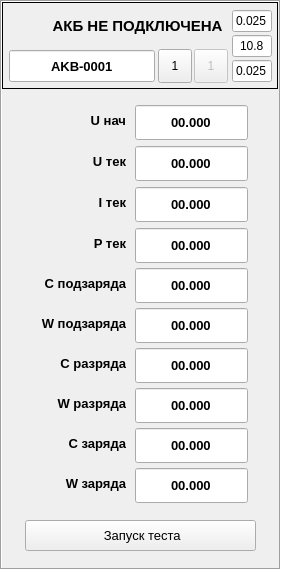
   <widget class="QFrame" name="frm_ch1">
    <property name="enabled">
     <bool>true</bool>
    </property>
    <property name="geometry">
     <rect>
      <x>10</x>
      <y>60</y>
      <width>281</width>
      <height>570</height>
     </rect>
    </property>
    <property name="frameShape">
     <enum>QFrame::Shape::Box</enum>
    </property>
    <property name="frameShadow">
     <enum>QFrame::Shadow::Sunken</enum>
    </property>
    <widget class="QLabel" name="lbl_ico_ch1">
     <property name="geometry">
      <rect>
       <x>6</x>
       <y>6</y>
       <width>41</width>
       <height>41</height>
      </rect>
     </property>
     <property name="font">
      <font>
       <family>Segoe UI</family>
       <pointsize>11</pointsize>
       <bold>true</bold>
       <strikeout>false</strikeout>
       <kerning>true</kerning>
      </font>
     </property>
     <property name="autoFillBackground">
      <bool>false</bool>
     </property>
     <property name="styleSheet">
      <string notr="true"/>
     </property>
     <property name="frameShape">
      <enum>QFrame::Shape::NoFrame</enum>
     </property>
     <property name="frameShadow">
      <enum>QFrame::Shadow::Plain</enum>
     </property>
     <property name="text">
      <string/>
     </property>
     <property name="textFormat">
      <enum>Qt::TextFormat::AutoText</enum>
     </property>
     <property name="pixmap">
      <pixmap resource="res.qrc">:/ICO/N1_36.png</pixmap>
     </property>
     <property name="scaledContents">
      <bool>false</bool>
     </property>
     <property name="alignment">
      <set>Qt::AlignmentFlag::AlignCenter</set>
     </property>
     <property name="openExternalLinks">
      <bool>false</bool>
     </property>
     <property name="textInteractionFlags">
      <set>Qt::TextInteractionFlag::NoTextInteraction</set>
     </property>
     <property name="buddy">
      <cstring></cstring>
     </property>
    </widget>
    <widget class="QLabel" name="lbl_003">
     <property name="geometry">
      <rect>
       <x>15</x>
       <y>112</y>
       <width>111</width>
       <height>16</height>
      </rect>
     </property>
     <property name="font">
      <font>
       <pointsize>10</pointsize>
       <bold>true</bold>
      </font>
     </property>
     <property name="text">
      <string>U нач</string>
     </property>
     <property name="alignment">
      <set>Qt::AlignmentFlag::AlignRight|Qt::AlignmentFlag::AlignTrailing|Qt::AlignmentFlag::AlignVCenter</set>
     </property>
    </widget>
    <widget class="QLineEdit" name="u_start_ch1">
     <property name="geometry">
      <rect>
       <x>135</x>
       <y>105</y>
       <width>113</width>
       <height>35</height>
      </rect>
     </property>
     <property name="font">
      <font>
       <pointsize>10</pointsize>
       <bold>true</bold>
      </font>
     </property>
     <property name="statusTip">
      <string>Стартовое напряжение, V</string>
     </property>
     <property name="text">
      <string>00.000</string>
     </property>
     <property name="alignment">
      <set>Qt::AlignmentFlag::AlignCenter</set>
     </property>
     <property name="readOnly">
      <bool>true</bool>
     </property>
     <property name="channel" stdset="0">
      <string>ch1</string>
     </property>
    </widget>
    <widget class="QLabel" name="lbl_004">
     <property name="geometry">
      <rect>
       <x>15</x>
       <y>153</y>
       <width>111</width>
       <height>16</height>
      </rect>
     </property>
     <property name="font">
      <font>
       <pointsize>10</pointsize>
       <bold>true</bold>
      </font>
     </property>
     <property name="text">
      <string>U тек</string>
     </property>
     <property name="alignment">
      <set>Qt::AlignmentFlag::AlignRight|Qt::AlignmentFlag::AlignTrailing|Qt::AlignmentFlag::AlignVCenter</set>
     </property>
    </widget>
    <widget class="QLineEdit" name="u_current_ch1">
     <property name="geometry">
      <rect>
       <x>135</x>
       <y>146</y>
       <width>113</width>
       <height>35</height>
      </rect>
     </property>
     <property name="font">
      <font>
       <pointsize>10</pointsize>
       <bold>true</bold>
      </font>
     </property>
     <property name="statusTip">
      <string>Текущее напряжение, V</string>
     </property>
     <property name="text">
      <string>00.000</string>
     </property>
     <property name="alignment">
      <set>Qt::AlignmentFlag::AlignCenter</set>
     </property>
     <property name="readOnly">
      <bool>true</bool>
     </property>
     <property name="channel" stdset="0">
      <string>ch1</string>
     </property>
    </widget>
    <widget class="QLabel" name="lbl_005">
     <property name="geometry">
      <rect>
       <x>15</x>
       <y>194</y>
       <width>111</width>
       <height>16</height>
      </rect>
     </property>
     <property name="font">
      <font>
       <pointsize>10</pointsize>
       <bold>true</bold>
      </font>
     </property>
     <property name="text">
      <string>I тек</string>
     </property>
     <property name="alignment">
      <set>Qt::AlignmentFlag::AlignRight|Qt::AlignmentFlag::AlignTrailing|Qt::AlignmentFlag::AlignVCenter</set>
     </property>
    </widget>
    <widget class="QLineEdit" name="i_current_ch1">
     <property name="geometry">
      <rect>
       <x>135</x>
       <y>187</y>
       <width>113</width>
       <height>35</height>
      </rect>
     </property>
     <property name="font">
      <font>
       <pointsize>10</pointsize>
       <bold>true</bold>
      </font>
     </property>
     <property name="statusTip">
      <string>Текущий ток зарядки, A</string>
     </property>
     <property name="text">
      <string>00.000</string>
     </property>
     <property name="alignment">
      <set>Qt::AlignmentFlag::AlignCenter</set>
     </property>
     <property name="readOnly">
      <bool>true</bool>
     </property>
     <property name="channel" stdset="0">
      <string>ch1</string>
     </property>
    </widget>
    <widget class="QLabel" name="lbl_006">
     <property name="geometry">
      <rect>
       <x>15</x>
       <y>235</y>
       <width>111</width>
       <height>16</height>
      </rect>
     </property>
     <property name="font">
      <font>
       <pointsize>10</pointsize>
       <bold>true</bold>
      </font>
     </property>
     <property name="text">
      <string>P тек</string>
     </property>
     <property name="alignment">
      <set>Qt::AlignmentFlag::AlignRight|Qt::AlignmentFlag::AlignTrailing|Qt::AlignmentFlag::AlignVCenter</set>
     </property>
    </widget>
    <widget class="QLineEdit" name="p_current_ch1">
     <property name="geometry">
      <rect>
       <x>135</x>
       <y>228</y>
       <width>113</width>
       <height>35</height>
      </rect>
     </property>
     <property name="font">
      <font>
       <pointsize>10</pointsize>
       <bold>true</bold>
      </font>
     </property>
     <property name="statusTip">
      <string>Текущая мощность зарядки, W</string>
     </property>
     <property name="text">
      <string>00.000</string>
     </property>
     <property name="alignment">
      <set>Qt::AlignmentFlag::AlignCenter</set>
     </property>
     <property name="readOnly">
      <bool>true</bool>
     </property>
     <property name="channel" stdset="0">
      <string>ch1</string>
     </property>
    </widget>
    <widget class="QLabel" name="lbl_007">
     <property name="geometry">
      <rect>
       <x>15</x>
       <y>275</y>
       <width>111</width>
       <height>16</height>
      </rect>
     </property>
     <property name="font">
      <font>
       <pointsize>10</pointsize>
       <bold>true</bold>
      </font>
     </property>
     <property name="text">
      <string>C подзаряда</string>
     </property>
     <property name="alignment">
      <set>Qt::AlignmentFlag::AlignRight|Qt::AlignmentFlag::AlignTrailing|Qt::AlignmentFlag::AlignVCenter</set>
     </property>
    </widget>
    <widget class="QLabel" name="lbl_009">
     <property name="geometry">
      <rect>
       <x>15</x>
       <y>355</y>
       <width>111</width>
       <height>16</height>
      </rect>
     </property>
     <property name="font">
      <font>
       <pointsize>10</pointsize>
       <bold>true</bold>
      </font>
     </property>
     <property name="text">
      <string>C разряда</string>
     </property>
     <property name="alignment">
      <set>Qt::AlignmentFlag::AlignRight|Qt::AlignmentFlag::AlignTrailing|Qt::AlignmentFlag::AlignVCenter</set>
     </property>
    </widget>
    <widget class="QLineEdit" name="w_discharge_ch1">
     <property name="geometry">
      <rect>
       <x>135</x>
       <y>388</y>
       <width>113</width>
       <height>35</height>
      </rect>
     </property>
     <property name="font">
      <font>
       <pointsize>10</pointsize>
       <bold>true</bold>
      </font>
     </property>
     <property name="statusTip">
      <string>Набранная мощность разряда, Wh</string>
     </property>
     <property name="text">
      <string>00.000</string>
     </property>
     <property name="alignment">
      <set>Qt::AlignmentFlag::AlignCenter</set>
     </property>
     <property name="readOnly">
      <bool>true</bool>
     </property>
     <property name="channel" stdset="0">
      <string>ch1</string>
     </property>
    </widget>
    <widget class="QLineEdit" name="c_charge_ch1">
     <property name="geometry">
      <rect>
       <x>135</x>
       <y>428</y>
       <width>113</width>
       <height>35</height>
      </rect>
     </property>
     <property name="font">
      <font>
       <pointsize>10</pointsize>
       <bold>true</bold>
      </font>
     </property>
     <property name="statusTip">
      <string>Набранная ёмкость заряда, Ah</string>
     </property>
     <property name="text">
      <string>00.000</string>
     </property>
     <property name="alignment">
      <set>Qt::AlignmentFlag::AlignCenter</set>
     </property>
     <property name="readOnly">
      <bool>true</bool>
     </property>
     <property name="channel" stdset="0">
      <string>ch1</string>
     </property>
    </widget>
    <widget class="QLineEdit" name="c_recharge_ch1">
     <property name="geometry">
      <rect>
       <x>135</x>
       <y>268</y>
       <width>113</width>
       <height>35</height>
      </rect>
     </property>
     <property name="font">
      <font>
       <pointsize>10</pointsize>
       <bold>true</bold>
      </font>
     </property>
     <property name="statusTip">
      <string>Набранная ёмкость подзаряда, Ah</string>
     </property>
     <property name="text">
      <string>00.000</string>
     </property>
     <property name="alignment">
      <set>Qt::AlignmentFlag::AlignCenter</set>
     </property>
     <property name="readOnly">
      <bool>true</bool>
     </property>
     <property name="channel" stdset="0">
      <string>ch1</string>
     </property>
    </widget>
    <widget class="QLabel" name="lbl_011">
     <property name="geometry">
      <rect>
       <x>15</x>
       <y>435</y>
       <width>111</width>
       <height>16</height>
      </rect>
     </property>
     <property name="font">
      <font>
       <pointsize>10</pointsize>
       <bold>true</bold>
      </font>
     </property>
     <property name="styleSheet">
      <string notr="true"/>
     </property>
     <property name="text">
      <string>C заряда</string>
     </property>
     <property name="alignment">
      <set>Qt::AlignmentFlag::AlignRight|Qt::AlignmentFlag::AlignTrailing|Qt::AlignmentFlag::AlignVCenter</set>
     </property>
    </widget>
    <widget class="QLabel" name="lbl_010">
     <property name="geometry">
      <rect>
       <x>15</x>
       <y>395</y>
       <width>111</width>
       <height>16</height>
      </rect>
     </property>
     <property name="font">
      <font>
       <pointsize>10</pointsize>
       <bold>true</bold>
      </font>
     </property>
     <property name="text">
      <string>W разряда</string>
     </property>
     <property name="alignment">
      <set>Qt::AlignmentFlag::AlignRight|Qt::AlignmentFlag::AlignTrailing|Qt::AlignmentFlag::AlignVCenter</set>
     </property>
    </widget>
    <widget class="QLabel" name="lbl_012">
     <property name="geometry">
      <rect>
       <x>15</x>
       <y>475</y>
       <width>111</width>
       <height>16</height>
      </rect>
     </property>
     <property name="font">
      <font>
       <pointsize>10</pointsize>
       <bold>true</bold>
      </font>
     </property>
     <property name="text">
      <string>W заряда</string>
     </property>
     <property name="alignment">
      <set>Qt::AlignmentFlag::AlignRight|Qt::AlignmentFlag::AlignTrailing|Qt::AlignmentFlag::AlignVCenter</set>
     </property>
    </widget>
    <widget class="QLineEdit" name="c_discharge_ch1">
     <property name="geometry">
      <rect>
       <x>135</x>
       <y>348</y>
       <width>113</width>
       <height>35</height>
      </rect>
     </property>
     <property name="font">
      <font>
       <pointsize>10</pointsize>
       <bold>true</bold>
      </font>
     </property>
     <property name="statusTip">
      <string>Набранная ёмкость разряда, Ah</string>
     </property>
     <property name="text">
      <string>00.000</string>
     </property>
     <property name="alignment">
      <set>Qt::AlignmentFlag::AlignCenter</set>
     </property>
     <property name="readOnly">
      <bool>true</bool>
     </property>
     <property name="channel" stdset="0">
      <string>ch1</string>
     </property>
    </widget>
    <widget class="QLabel" name="lbl_008">
     <property name="geometry">
      <rect>
       <x>15</x>
       <y>315</y>
       <width>111</width>
       <height>16</height>
      </rect>
     </property>
     <property name="font">
      <font>
       <pointsize>10</pointsize>
       <bold>true</bold>
      </font>
     </property>
     <property name="text">
      <string>W подзаряда</string>
     </property>
     <property name="alignment">
      <set>Qt::AlignmentFlag::AlignRight|Qt::AlignmentFlag::AlignTrailing|Qt::AlignmentFlag::AlignVCenter</set>
     </property>
    </widget>
    <widget class="QLineEdit" name="w_recharge_ch1">
     <property name="geometry">
      <rect>
       <x>135</x>
       <y>308</y>
       <width>113</width>
       <height>35</height>
      </rect>
     </property>
     <property name="font">
      <font>
       <pointsize>10</pointsize>
       <bold>true</bold>
      </font>
     </property>
     <property name="statusTip">
      <string>Набранная мощность подзаряда, Wh</string>
     </property>
     <property name="text">
      <string>00.000</string>
     </property>
     <property name="alignment">
      <set>Qt::AlignmentFlag::AlignCenter</set>
     </property>
     <property name="readOnly">
      <bool>true</bool>
     </property>
     <property name="channel" stdset="0">
      <string>ch1</string>
     </property>
    </widget>
    <widget class="QLineEdit" name="w_charge_ch1">
     <property name="geometry">
      <rect>
       <x>135</x>
       <y>468</y>
       <width>113</width>
       <height>35</height>
      </rect>
     </property>
     <property name="font">
      <font>
       <pointsize>10</pointsize>
       <bold>true</bold>
      </font>
     </property>
     <property name="statusTip">
      <string>Набранная мощность заряда, Wh</string>
     </property>
     <property name="text">
      <string>00.000</string>
     </property>
     <property name="alignment">
      <set>Qt::AlignmentFlag::AlignCenter</set>
     </property>
     <property name="readOnly">
      <bool>true</bool>
     </property>
     <property name="channel" stdset="0">
      <string>ch1</string>
     </property>
    </widget>
    <widget class="QPushButton" name="btn_start_test_ch1">
     <property name="geometry">
      <rect>
       <x>25</x>
       <y>520</y>
       <width>231</width>
       <height>31</height>
      </rect>
     </property>
     <property name="font">
      <font>
       <pointsize>10</pointsize>
      </font>
     </property>
     <property name="statusTip">
      <string>Запуск теста АКБ в канале 1</string>
     </property>
     <property name="text">
      <string> Запуск теста</string>
     </property>
     <property name="icon">
      <iconset resource="res.qrc">
       <normaloff>:/ICO/Zap24.png</normaloff>:/ICO/Zap24.png</iconset>
     </property>
     <property name="channel" stdset="0">
      <number>1</number>
     </property>
    </widget>
    <widget class="QLabel" name="lbl_status_ch1">
     <property name="geometry">
      <rect>
       <x>47</x>
       <y>10</y>
       <width>181</width>
       <height>32</height>
      </rect>
     </property>
     <property name="font">
      <font>
       <family>Segoe UI</family>
       <pointsize>11</pointsize>
       <bold>true</bold>
       <strikeout>false</strikeout>
       <kerning>true</kerning>
      </font>
     </property>
     <property name="statusTip">
      <string>Статус канала 1</string>
     </property>
     <property name="autoFillBackground">
      <bool>false</bool>
     </property>
     <property name="styleSheet">
      <string notr="true"/>
     </property>
     <property name="frameShape">
      <enum>QFrame::Shape::NoFrame</enum>
     </property>
     <property name="frameShadow">
      <enum>QFrame::Shadow::Plain</enum>
     </property>
     <property name="text">
      <string>АКБ НЕ ПОДКЛЮЧЕНА</string>
     </property>
     <property name="alignment">
      <set>Qt::AlignmentFlag::AlignCenter</set>
     </property>
     <property name="buddy">
      <cstring></cstring>
     </property>
    </widget>
    <widget class="QFrame" name="frm_back_ch1">
     <property name="geometry">
      <rect>
       <x>2</x>
       <y>2</y>
       <width>276</width>
       <height>87</height>
      </rect>
     </property>
     <property name="frameShape">
      <enum>QFrame::Shape::Panel</enum>
     </property>
     <property name="frameShadow">
      <enum>QFrame::Shadow::Plain</enum>
     </property>
     <widget class="QToolButton" name="btn_write_settings_ch1">
      <property name="enabled">
       <bool>false</bool>
      </property>
      <property name="geometry">
       <rect>
        <x>192</x>
        <y>47</y>
        <width>34</width>
        <height>34</height>
       </rect>
      </property>
      <property name="statusTip">
       <string>Записать настройки канала 1</string>
      </property>
      <property name="text">
       <string>1</string>
      </property>
      <property name="icon">
       <iconset resource="res.qrc">
        <normaloff>:/ICO/Sign_out16.png</normaloff>:/ICO/Sign_out16.png</iconset>
      </property>
     </widget>
     <widget class="QLineEdit" name="edit_number_ch1">
      <property name="geometry">
       <rect>
        <x>7</x>
        <y>48</y>
        <width>146</width>
        <height>32</height>
       </rect>
      </property>
      <property name="font">
       <font>
        <pointsize>10</pointsize>
        <bold>true</bold>
       </font>
      </property>
      <property name="statusTip">
       <string>Инвентарный номер АКБ канала 1</string>
      </property>
      <property name="text">
       <string>AKB-0001</string>
      </property>
      <property name="alignment">
       <set>Qt::AlignmentFlag::AlignCenter</set>
      </property>
     </widget>
     <widget class="QToolButton" name="btn_read_settings_ch1">
      <property name="geometry">
       <rect>
        <x>156</x>
        <y>47</y>
        <width>34</width>
        <height>34</height>
       </rect>
      </property>
      <property name="toolTip">
       <string/>
      </property>
      <property name="statusTip">
       <string>Прочитать настройки канала 1</string>
      </property>
      <property name="autoFillBackground">
       <bool>false</bool>
      </property>
      <property name="text">
       <string>1</string>
      </property>
      <property name="icon">
       <iconset resource="res.qrc">
        <normaloff>:/ICO/Sign_in16.png</normaloff>:/ICO/Sign_in16.png</iconset>
      </property>
     </widget>
     <widget class="QLineEdit" name="edit_i_stop_charge_ch1">
      <property name="geometry">
       <rect>
        <x>230</x>
        <y>58</y>
        <width>40</width>
        <height>22</height>
       </rect>
      </property>
      <property name="statusTip">
       <string>Установить значение стопового тока разрядки в канале 1</string>
      </property>
      <property name="inputMask">
       <string>0.000</string>
      </property>
      <property name="text">
       <string>0.025</string>
      </property>
      <property name="alignment">
       <set>Qt::AlignmentFlag::AlignCenter</set>
      </property>
     </widget>
     <widget class="QLineEdit" name="edit_u_stop_discharge_ch1">
      <property name="geometry">
       <rect>
        <x>230</x>
        <y>33</y>
        <width>40</width>
        <height>22</height>
       </rect>
      </property>
      <property name="statusTip">
       <string>Установить значение минимального напряжения разрядки в канале 1</string>
      </property>
      <property name="inputMask">
       <string>00.0</string>
      </property>
      <property name="text">
       <string>10.8</string>
      </property>
      <property name="alignment">
       <set>Qt::AlignmentFlag::AlignCenter</set>
      </property>
     </widget>
     <widget class="QLineEdit" name="edit_i_start_discharge_ch1">
      <property name="geometry">
       <rect>
        <x>230</x>
        <y>8</y>
        <width>40</width>
        <height>22</height>
       </rect>
      </property>
      <property name="statusTip">
       <string>Установить значение стартового тока разрядки в канале 1</string>
      </property>
      <property name="inputMask">
       <string>0.000</string>
      </property>
      <property name="text">
       <string>0.025</string>
      </property>
      <property name="alignment">
       <set>Qt::AlignmentFlag::AlignCenter</set>
      </property>
     </widget>
    </widget>
    <zorder>frm_back_ch1</zorder>
    <zorder>lbl_ico_ch1</zorder>
    <zorder>lbl_003</zorder>
    <zorder>u_start_ch1</zorder>
    <zorder>lbl_004</zorder>
    <zorder>u_current_ch1</zorder>
    <zorder>lbl_005</zorder>
    <zorder>i_current_ch1</zorder>
    <zorder>lbl_006</zorder>
    <zorder>p_current_ch1</zorder>
    <zorder>lbl_007</zorder>
    <zorder>lbl_009</zorder>
    <zorder>w_discharge_ch1</zorder>
    <zorder>c_charge_ch1</zorder>
    <zorder>c_recharge_ch1</zorder>
    <zorder>lbl_011</zorder>
    <zorder>lbl_010</zorder>
    <zorder>lbl_012</zorder>
    <zorder>c_discharge_ch1</zorder>
    <zorder>lbl_008</zorder>
    <zorder>w_recharge_ch1</zorder>
    <zorder>w_charge_ch1</zorder>
    <zorder>btn_start_test_ch1</zorder>
    <zorder>lbl_status_ch1</zorder>
   </widget>
